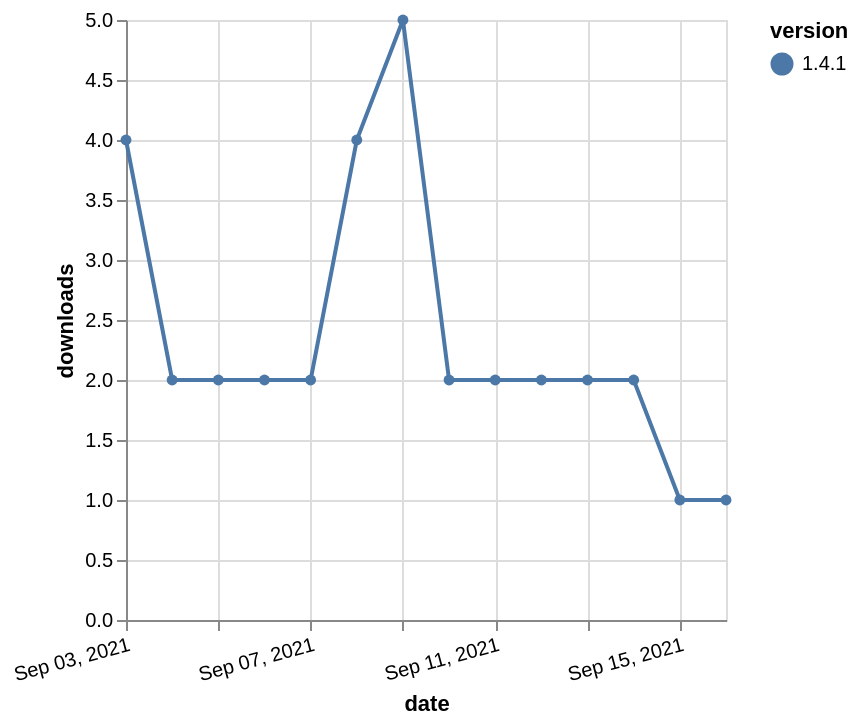

Describe this chart as a Vega-Lite specification.
### Vega-Lite specification from a JSON file in a GitHub repository (floating-point values rounded to 4 significant figures)
{"$schema": "https://vega.github.io/schema/vega-lite/v5.json", "description": "A simple bar chart with embedded data.", "data": {"values": [{"date": "2021-09-03", "total": 3437, "delta": 4, "version": "1.4.1"}, {"date": "2021-09-04", "total": 3439, "delta": 2, "version": "1.4.1"}, {"date": "2021-09-05", "total": 3441, "delta": 2, "version": "1.4.1"}, {"date": "2021-09-06", "total": 3443, "delta": 2, "version": "1.4.1"}, {"date": "2021-09-07", "total": 3445, "delta": 2, "version": "1.4.1"}, {"date": "2021-09-08", "total": 3449, "delta": 4, "version": "1.4.1"}, {"date": "2021-09-09", "total": 3454, "delta": 5, "version": "1.4.1"}, {"date": "2021-09-10", "total": 3456, "delta": 2, "version": "1.4.1"}, {"date": "2021-09-11", "total": 3458, "delta": 2, "version": "1.4.1"}, {"date": "2021-09-12", "total": 3460, "delta": 2, "version": "1.4.1"}, {"date": "2021-09-13", "total": 3462, "delta": 2, "version": "1.4.1"}, {"date": "2021-09-14", "total": 3464, "delta": 2, "version": "1.4.1"}, {"date": "2021-09-15", "total": 3465, "delta": 1, "version": "1.4.1"}, {"date": "2021-09-16", "total": 3466, "delta": 1, "version": "1.4.1"}]}, "width": "container", "mark": {"type": "line", "point": {"filled": true}}, "encoding": {"x": {"field": "date", "type": "temporal", "timeUnit": "yearmonthdate", "title": "date", "axis": {"labelAngle": -15}}, "y": {"field": "delta", "type": "quantitative", "title": "downloads"}, "color": {"field": "version", "type": "nominal"}, "tooltip": {"field": "delta"}}}
